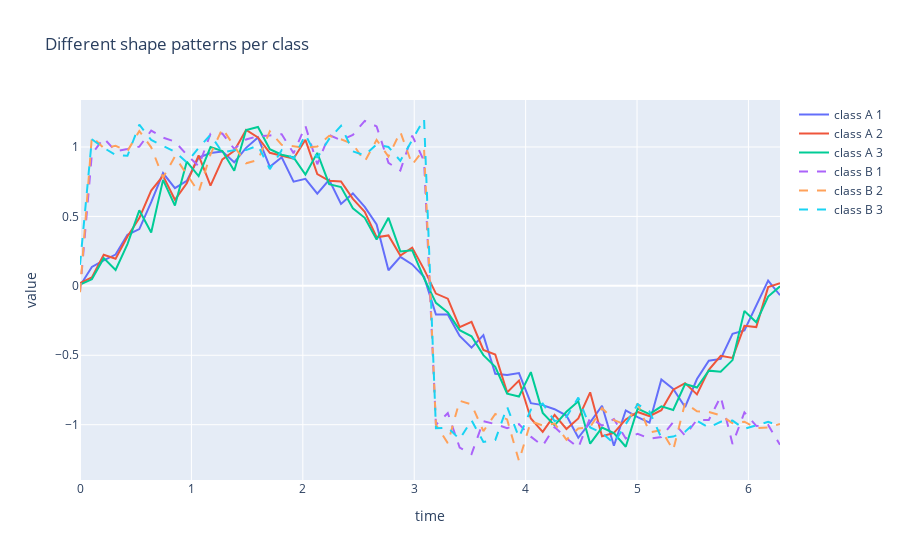

Notebook cell for this chart:
### Code cell
import numpy as np
import plotly.graph_objects as go

rng = np.random.default_rng(7)
t = np.linspace(0, 2 * np.pi, 60)

series_a = [np.sin(t) + 0.1 * rng.normal(size=t.size) for _ in range(3)]
series_b = [np.sign(np.sin(t)) + 0.1 * rng.normal(size=t.size) for _ in range(3)]

fig = go.Figure()
for i, s in enumerate(series_a, start=1):
    fig.add_trace(
        go.Scatter(x=t, y=s, mode="lines", name=f"class A {i}")
    )
for i, s in enumerate(series_b, start=1):
    fig.add_trace(
        go.Scatter(
            x=t,
            y=s,
            mode="lines",
            name=f"class B {i}",
            line=dict(dash="dash"),
        )
    )

fig.update_layout(
    title="Different shape patterns per class",
    xaxis_title="time",
    yaxis_title="value",
)
fig.show()
